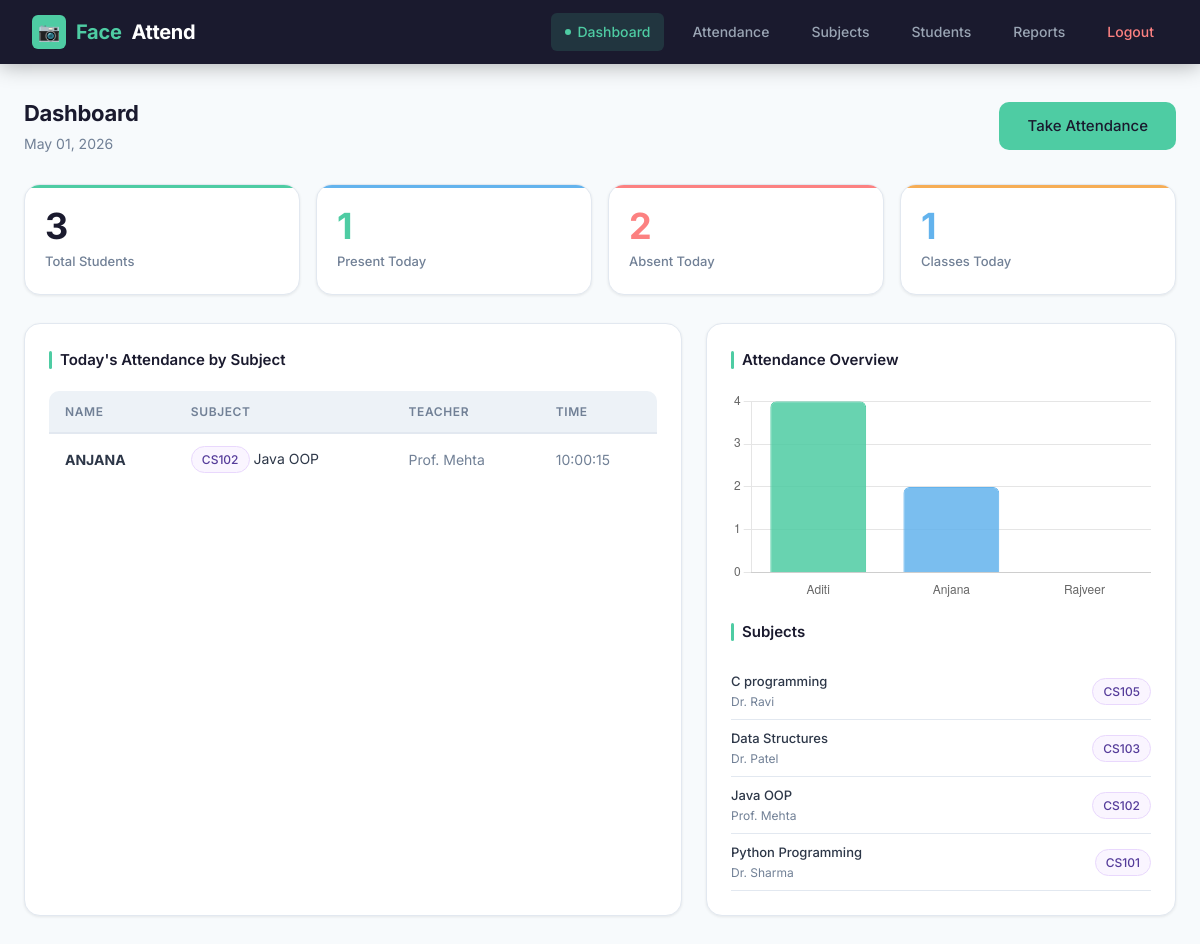
Page /dashboard (signed in) on the committed database.
### tables this page shows
CREATE TABLE attendance (
            id            INTEGER PRIMARY KEY AUTOINCREMENT,
            student_id    TEXT    NOT NULL,
            name          TEXT    NOT NULL,
            subject_code  TEXT    NOT NULL,
            subject_name  TEXT    NOT NULL,
            teacher_name  TEXT    NOT NULL,
            date          TEXT    NOT NULL,
            time          TEXT    NOT NULL,
            status        TEXT    NOT NULL DEFAULT 'Present',
            FOREIGN KEY (student_id)   REFERENCES students(student_id),
            FOREIGN KEY (subject_code) REFERENCES subjects(subject_code)
        );

CREATE TABLE subjects (
            id            INTEGER PRIMARY KEY AUTOINCREMENT,
            subject_code  TEXT    UNIQUE NOT NULL,
            subject_name  TEXT    NOT NULL,
            teacher_name  TEXT    NOT NULL,
            created_at    TEXT    NOT NULL
        );

### app.py (the view)
@app.route("/dashboard")
@login_required
def dashboard():
    subjects       = get_all_subjects()
    today_records  = get_attendance_today()
    total_students = len(get_all_students())
    total_present  = len(set(r["student_id"] for r in today_records))
    classes_today  = len(set(r["subject_code"] for r in today_records))
    summary        = get_subject_summary()
    return render_template("dashboard.html",
                           subjects=subjects,
                           today_records=today_records,
                           summary=summary,
                           total_students=total_students,
                           total_present=total_present,
                           classes_today=classes_today,
                           date=datetime.now().strftime("%B %d, %Y"))

### app.py (called while the page is built)
def login_required(f):
    from functools import wraps
    @wraps(f)
    def decorated(*args, **kwargs):
        if "logged_in" not in session:
            return redirect(url_for("login"))
        return f(*args, **kwargs)
    return decorated

### backend/database.py (called while the page is built)
def get_connection():
    conn = sqlite3.connect(DB_PATH)
    conn.row_factory = sqlite3.Row
    return conn

def get_all_subjects():
    conn = get_connection()
    cursor = conn.cursor()
    cursor.execute("SELECT * FROM subjects ORDER BY subject_name")
    subjects = cursor.fetchall()
    conn.close()
    return subjects

def get_all_students():
    conn = get_connection()
    cursor = conn.cursor()
    cursor.execute("SELECT * FROM students ORDER BY name")
    students = cursor.fetchall()
    conn.close()
    return students

def get_attendance_today(subject_code=None):
    conn = get_connection()
    cursor = conn.cursor()
    today = datetime.now().strftime("%Y-%m-%d")
    if subject_code:
        cursor.execute("""
            SELECT * FROM attendance
            WHERE date = ? AND subject_code = ?
            ORDER BY time DESC
        """, (today, subject_code))
    else:
        cursor.execute("""
            SELECT * FROM attendance WHERE date = ?
            ORDER BY subject_name, time DESC
        """, (today,))
    records = cursor.fetchall()
    conn.close()
    return records

def get_subject_summary(subject_code=None):
    conn = get_connection()
    cursor = conn.cursor()
    if subject_code:
        cursor.execute("""
            SELECT s.name, s.student_id,
                   COUNT(a.id) AS classes_attended
            FROM students s
            LEFT JOIN attendance a
              ON s.student_id = a.student_id
             AND a.subject_code = ?
            GROUP BY s.student_id
            ORDER BY s.name
        """, (subject_code,))
    else:
        cursor.execute("""
            SELECT s.name, s.student_id,
                   COUNT(a.id) AS classes_attended
            FROM students s
            LEFT JOIN attendance a ON s.student_id = a.student_id
            GROUP BY s.student_id
            ORDER BY s.name
        """)
    summary = cursor.fetchall()
    conn.close()
    return summary

### templates/dashboard.html (shortened to what this page needs)
{% extends "base.html" %}
{% block content %}
<div class="page-header">
  <div>
    <div class="page-title">Dashboard</div>
    <div class="page-subtitle">{{ date }}</div>
  </div>
  <a href="/attendance" class="btn btn-primary btn-lg">Take Attendance</a>
</div>
<div class="stat-grid">
  <div class="stat-card">
    <div class="num">{{ total_students }}</div>
    <div class="label">Total Students</div>
  </div>
  <div class="stat-card">
    <div class="num" style="color:#4ecca3">{{ total_present }}</div>
    <div class="label">Present Today</div>
  </div>
  <div class="stat-card">
    <div class="num" style="color:#fc8181">{{ total_students - total_present }}</div>
    <div class="label">Absent Today</div>
  </div>
  <div class="stat-card">
    <div class="num" style="color:#63b3ed">{{ classes_today }}</div>
    <div class="label">Classes Today</div>
  </div>
</div>
<div style="display:grid;grid-template-columns:1.4fr 1fr;gap:1.5rem">
  <div class="card" style="margin:0">
    <div class="card-title">Today's Attendance by Subject</div>
    {% if today_records %}
    <div class="table-wrap">
    <table>
      <thead><tr><th>Name</th><th>Subject</th><th>Teacher</th><th>Time</th></tr></thead>
      <tbody>
        {% for r in today_records %}
        <tr>
          <td><strong>{{ r.name }}</strong></td>
          <td><span class="badge badge-purple">{{ r.subject_code }}</span> {{ r.subject_name }}</td>
          <td style="color:var(--text-muted)">{{ r.teacher_name }}</td>
          <td style="color:var(--text-muted)">{{ r.time }}</td>
        </tr>
        {% endfor %}
      </tbody>
    </table>
    </div>
    {% else %}
    <div class="empty-state"><p>No attendance yet today.<br>Go to Attendance to start a session.</p></div>
    {% endif %}
  </div>
  <div class="card" style="margin:0">
    <div class="card-title">Attendance Overview</div>
    {% if summary %}
      <canvas id="attendanceChart" style="width:100%;max-height:260px"></canvas>
    {% else %}
      <div class="empty-state"><p>No data yet.<br>Mark attendance to see chart.</p></div>
    {% endif %}
    <div style="margin-top:1.2rem">
      <div class="card-title">Subjects</div>
      {% for s in subjects %}
      <div style="display:flex;align-items:center;justify-content:space-between;padding:8px 0;border-bottom:0.5px solid var(--border)">
        <div>
          <div style="font-size:13px;font-weight:500">{{ s.subject_name }}</div>
          <div style="font-size:12px;color:var(--text-muted)">{{ s.teacher_name }}</div>
        </div>
        <span class="badge badge-purple">{{ s.subject_code }}</span>
      </div>
      {% else %}
      <p style="font-size:13px;color:var(--text-muted);padding:.5rem 0">No subjects yet. <a href="/subjects">Add subjects</a></p>
      {% endfor %}
    </div>
  </div>
</div>
{% endblock %}
{% block scripts %}
{% if summary %}
<script>
function getChartData() {
  var spans = document.querySelectorAll('#chart-data span');
  var labels = [], data = [];
  spans.forEach(function(s) {
    labels.push(s.getAttribute('data-name'));
    data.push(parseInt(s.getAttribute('data-count'), 10));
  });
  return { labels: labels, data: data };
}
function buildBarChart() {
  var ctx = document.getElementById('attendanceChart');
  if (!ctx || typeof Chart === 'undefined') return;
  var d = getChartData();   // ✅ FIXED — now declared first
  var hasData = d.data.some(function(v) { return v > 0; });
  if (!hasData) {
    ctx.outerHTML = '<p style="color:#718096;font-size:13px;text-align:center;padding:1rem">Mark attendance first to see chart</p>';
    return;
  }
  var colors = ['rgba(78,204,163,0.85)','rgba(99,179,237,0.85)',
                'rgba(246,173,85,0.85)','rgba(252,129,129,0.85)',
                'rgba(183,148,244,0.85)','rgba(104,211,145,0.85)'];
  new Chart(ctx, {
    type: 'bar',
    data: {
      labels: d.labels,
      datasets: [{
        label: 'Classes Attended',
        data: d.data,
        backgroundColor: colors,
        borderColor: colors.map(c => c.replace('0.85','1')),
        borderWidth: 1,
        borderRadius: 6
      }]
    },
    options: {
      responsive: true,
      plugins: { legend: { display: false } },
      scales: {
        y: { beginAtZero: true, ticks: { stepSize: 1 } },
        x: { grid: { display: false } }
      }
    }
  });
}
window.onload = buildBarChart;
</script>
{% endif %}
{% endblock %}

### templates/base.html (shortened to what this page needs)
<!DOCTYPE html>
<html lang="en">
<head>
<link rel="stylesheet" href="/static/style.css">
</head>
<body>
{% if session.logged_in %}
<nav>
  <a href="/dashboard" class="brand">
    <div class="brand-icon">&#128247;</div>
    <span>Face</span>Attend
  </a>
  <ul>
    <li><a href="/dashboard"  {% if request.path=='/dashboard'  %}class="active"{% endif %}>Dashboard</a></li>
    <li><a href="/attendance" {% if request.path=='/attendance' %}class="active"{% endif %}>Attendance</a></li>
    <li><a href="/subjects"   {% if request.path=='/subjects'   %}class="active"{% endif %}>Subjects</a></li>
    <li><a href="/admin"      {% if request.path=='/admin'      %}class="active"{% endif %}>Students</a></li>
    <li><a href="/reports"    {% if request.path=='/reports'    %}class="active"{% endif %}>Reports</a></li>
    <li><a href="/logout" class="logout">Logout</a></li>
  </ul>
</nav>
{% endif %}
<div class="container">
{% block content %}{% endblock %}
</div>
{% block scripts %}{% endblock %}
</body>
</html>

### rows in the picture
attendance: date "May 01, 2026", name "ANJANA", subject_code "CS102", subject_name "Java OOP", teacher_name "Prof. Mehta", time "10:00:15"
subjects: subject_name "C programming", teacher_name "Dr. Ravi", subject_code "CS105"
subjects: subject_name "Data Structures", teacher_name "Dr. Patel", subject_code "CS103"
subjects: subject_name "Java OOP", teacher_name "Prof. Mehta", subject_code "CS102"
subjects: subject_name "Python Programming", teacher_name "Dr. Sharma", subject_code "CS101"

### other values in the picture
{{ total_students }} "3"
{{ total_present }} "1"
{{ total_students - total_present }} "2"
{{ classes_today }} "1"
